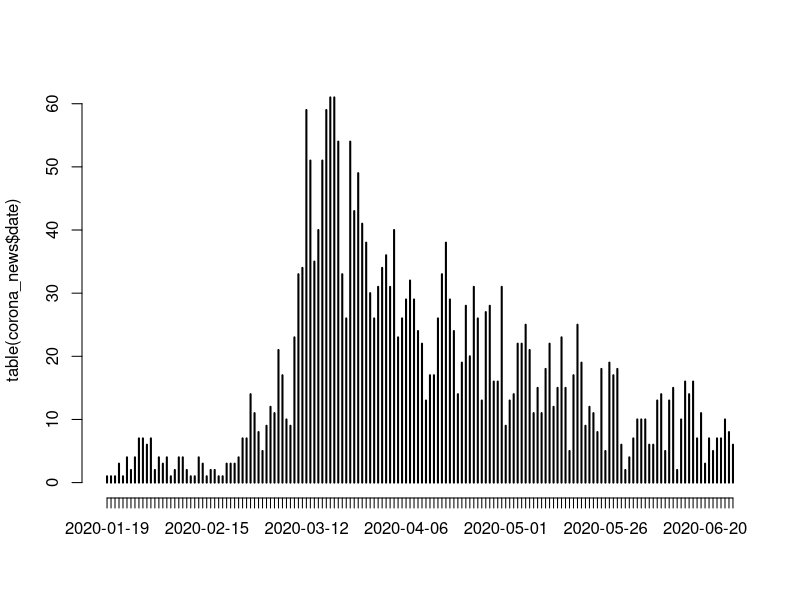
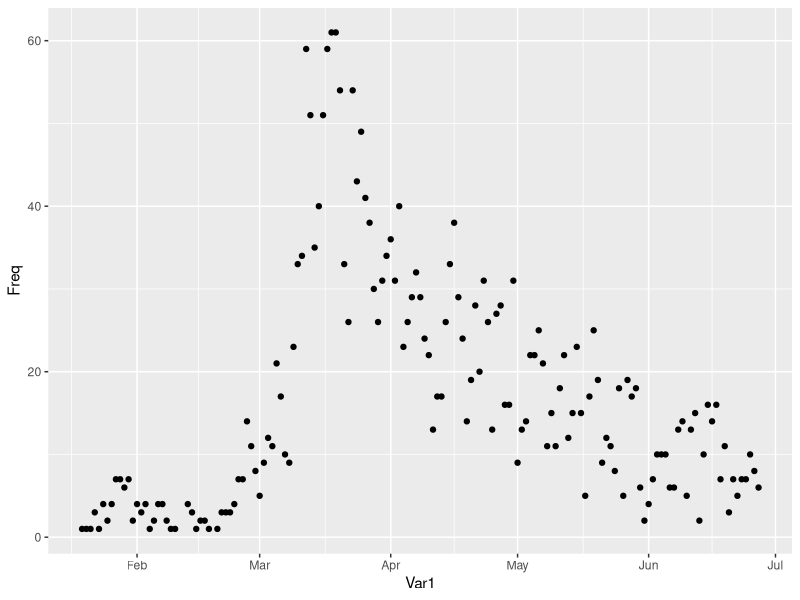
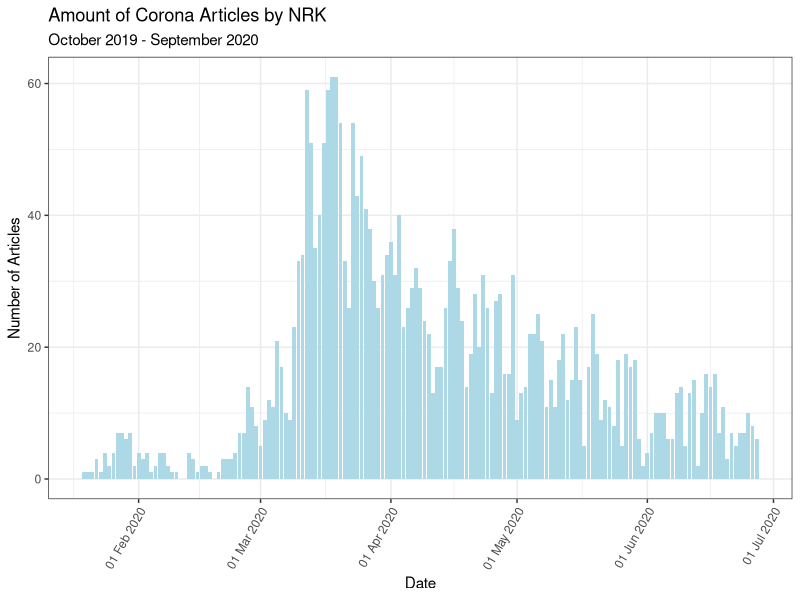

The R source for these figures, in order: (Note: this script raises an error after producing the figures.)
library(readxl)
library(tidyverse)

news_data <- read_xlsx("NRK/Artikler NRK.no oktober 2019-september 2020.xlsx")

news_data <-
  news_data %>% 
  rename(
    date = `Dato publisert`,
    title = `Artikkel Tittel`,
    pageviews = Pageviews,
    pageviews_mobile = `Pageviews Mobile`,
    xl = `Content Type Annen Tabell`,
    read_time = Lesetid,
    read_time_total = `Tot tid brukt`,
    sentences_count = `Sentence Count`,
    subject = Subjekt,
    url = Url,
    word_count = Wordcount
  )

news_data <-
  news_data %>% 
  select(date, title, pageviews, pageviews_mobile, xl, read_time, read_time_total,
         sentences_count, subject, url, word_count)

# Remove all articles that doesn't have subject
news_data_na <- subset(news_data, !is.na(news_data$subject))

# Creates a new subset of all articles with only subject is corona
corona_only_news <- subset(news_data, subject == "Nytt koronavirus (Covid-19)")

# Creates a new subset of all corona articles 
corona_news <- news_data[grep("Covid-19", news_data$subject), ]

# Making a plot of corona articles over time 
plot(table(corona_news$date))

# More advanced plot
table_corona <- as.data.frame(table(corona_news$date))
table_corona$Var1 <- as.Date(table_corona$Var1)

ggplot(table_corona, aes(x = Var1, y = Freq)) + 
  geom_point()

ggplot(data = table_corona, aes(x = Var1, y = Freq)) +
  geom_bar(stat = "identity", fill = "lightblue") +
  labs(title = "Amount of Corona Articles by NRK",
       subtitle = "October 2019 - September 2020",
       x = "Date", y = "Number of Articles") +
  scale_x_date(date_labels = "%d %b %Y") +
  theme_bw() +
  theme(axis.text.x=element_text(angle=60, hjust=1)) 

# Making a plot of reading time of corona articles over time
ddply(corona_news, .(date), summarise, total = sum(read_time_tot))


# Analzing the different subjects
sub <- sort(table(corona_news$Subjekt))

subjects <- news_data_na$Subjekt

subjects_split <- strsplit(news_data_na$Subjekt, split = ";")

subjects_all <- unlist(subjects_split)

# All unique subjects
subjects_unique <- unique(subjects_all)

# Most frequent subjects
table(subjects_all) %>% 
  sort(decreasing = T) %>% 
  head(100)

table_sub <- as.data.frame(table(subjects_all))


